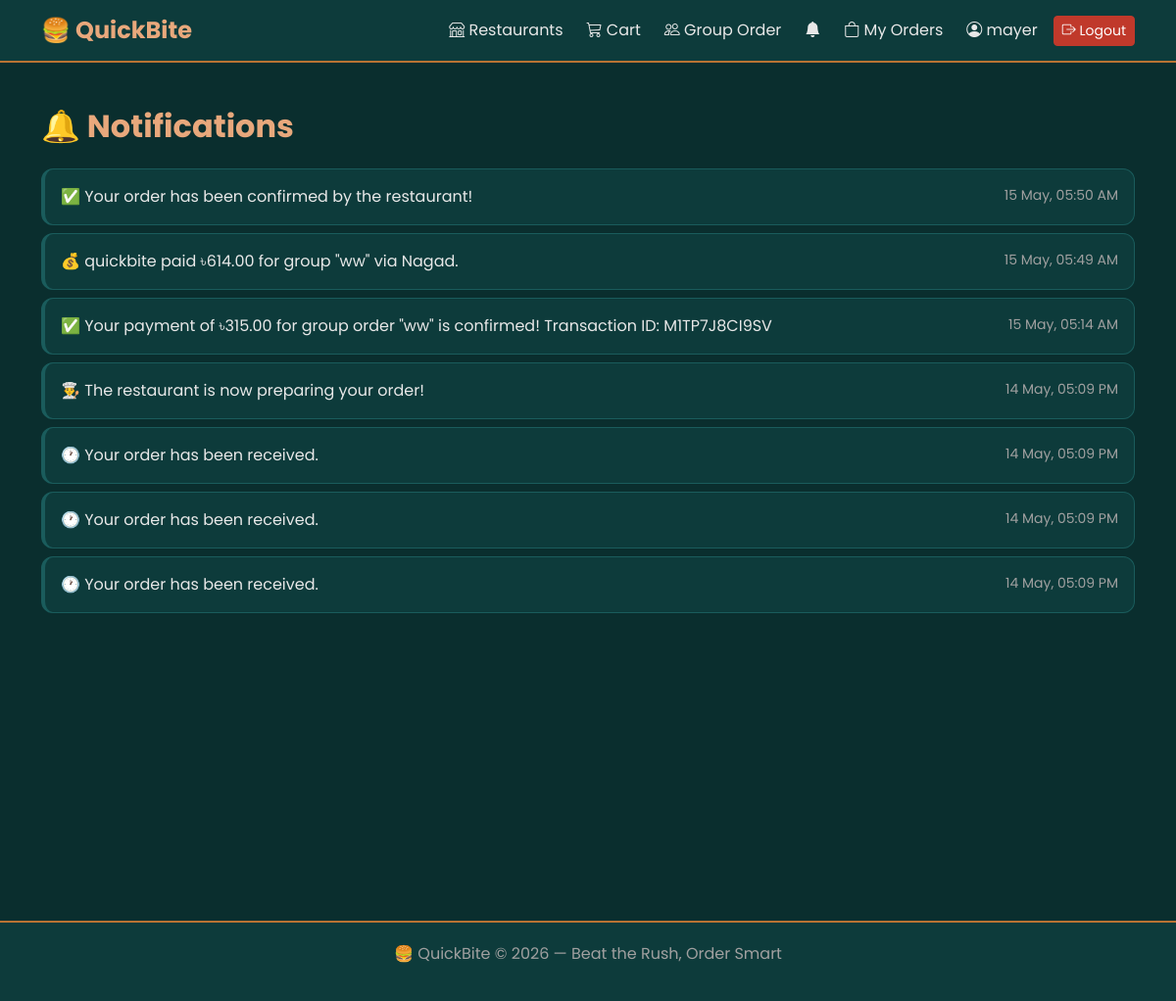
Before: /orders/notifications/ (signed in) with the older database file.
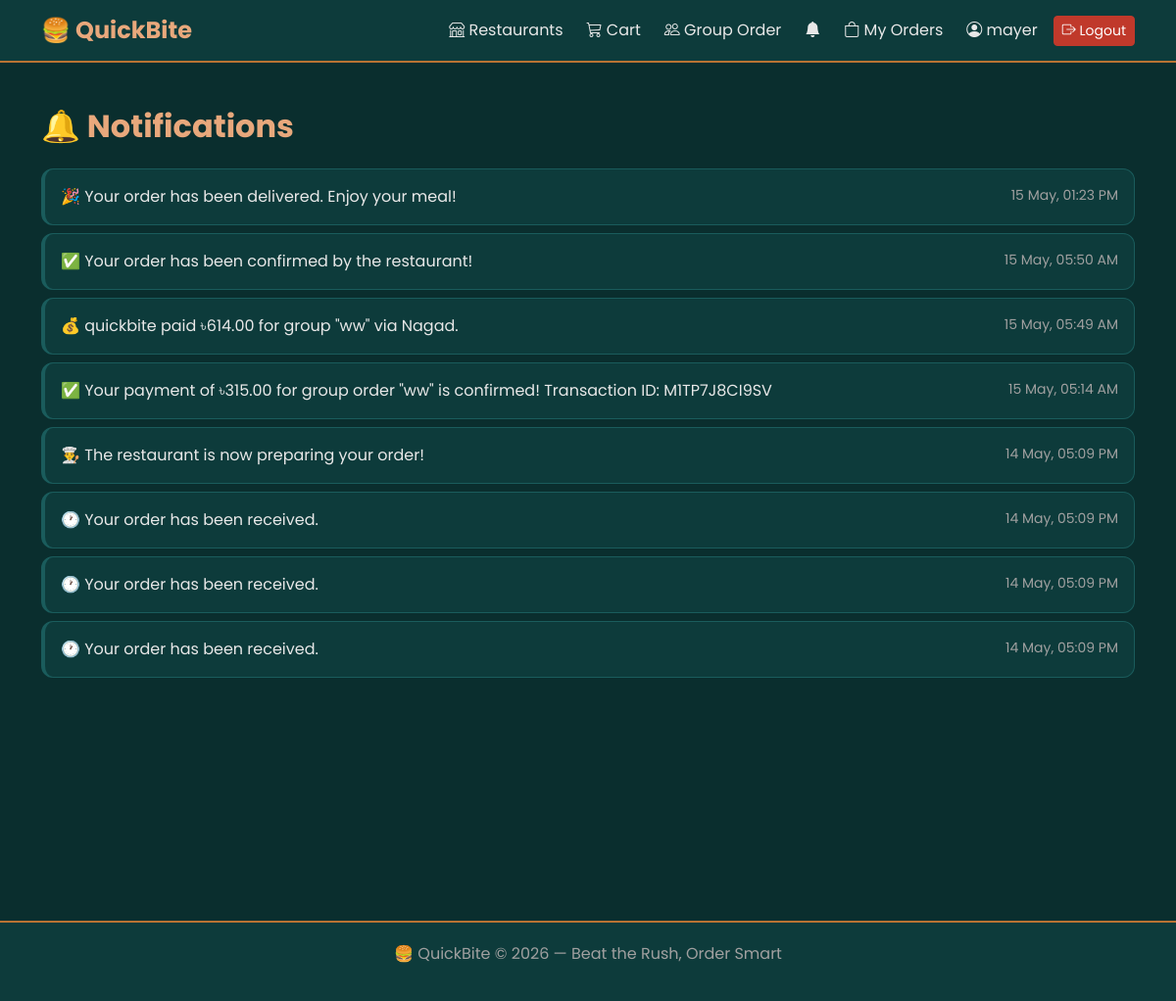
After: the same page with the newer database file.
### orders/models.py (models this page shows, shortened)
class Notification(models.Model):
    user = models.ForeignKey(
        settings.AUTH_USER_MODEL,
        on_delete=models.CASCADE,
        related_name='notifications'
    )
    message = models.TextField()
    is_read = models.BooleanField(default=False)
    created_at = models.DateTimeField(auto_now_add=True)

### orders/views.py (the view)
# urls.py: path('notifications/', views.notifications, name='notifications'),
@login_required
def notifications(request):
    notifs = request.user.notifications.order_by('-created_at')
    notifs.filter(is_read=False).update(is_read=True)
    return render(request, 'orders/notifications.html', {'notifs': notifs})

### orders/views.py (called while the page is built)
def notification_count(request):
    if request.user.is_authenticated:
        count = request.user.notifications.filter(is_read=False).count()
        return {'unread_notifications': count}
    return {'unread_notifications': 0}

### templates/orders/notifications.html (shortened to what this page needs)
{% extends 'base.html' %}
{% block content %}
<h2 class="section-title mb-4">
    🔔 Notifications
</h2>
{% for notif in notifs %}
<div class="card p-3 mb-2"
     style="border-left:4px solid
     {% if notif.is_read %}var(--teal-light)
     {% else %}var(--copper-bright){% endif %};">
    <div class="d-flex justify-content-between align-items-start">
        <div>
            {{ notif.message|safe }}
        </div>
        <small style="color:#a0a0a0; white-space:nowrap; margin-left:15px;">
            {{ notif.created_at|date:"d M, h:i A" }}
        </small>
    </div>
</div>
{% empty %}
<div class="text-center p-5" style="color:#a0a0a0;">
    <i class="bi bi-bell-slash" style="font-size:3rem;"></i>
    <p class="mt-2">No notifications yet!</p>
</div>
{% endfor %}
{% endblock %}

Changed rows visible on the page:
added Notification: message "🎉 Your order has been delivered. Enjoy your meal!", created_at "15 May, 01:23 PM"
